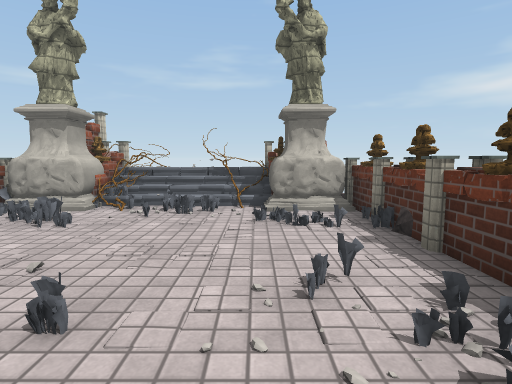
View 1 (above)

13 first-person views from a walk through a Unity game level. The camera is 1.3 m above the floor, tilts 6° down and sees 80° across. The floor is counted in squares, 1 m on a side. Each view is taken from the middle of a square. On the plan, view 1 faces up. The plan holds only what a view shows up to about 14 squares ahead; the rest is blank. The place goes on beyond the plan. Surface patterns are stand-ins for the level's own textures.

View 2
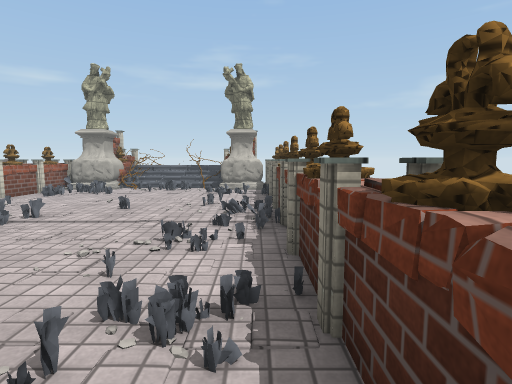

View 3
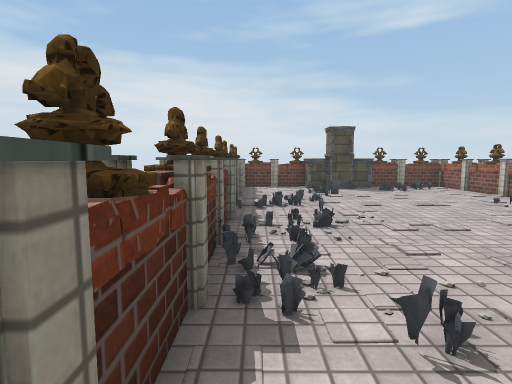

View 4
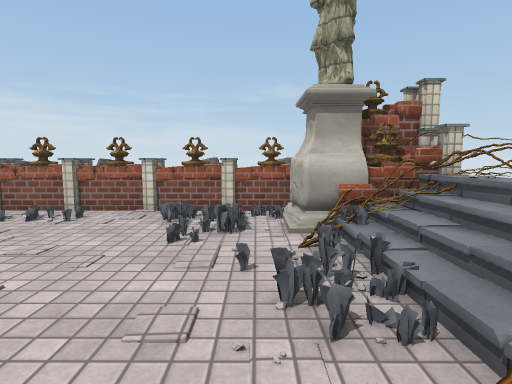

View 5
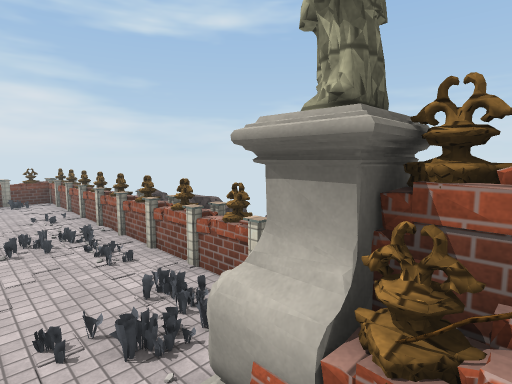

View 6
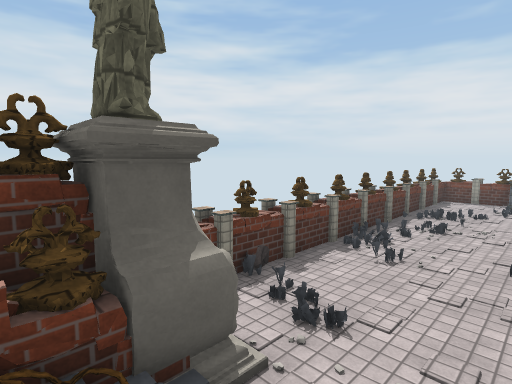

View 7
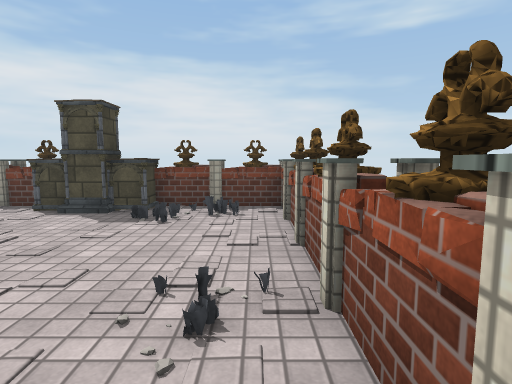

View 8
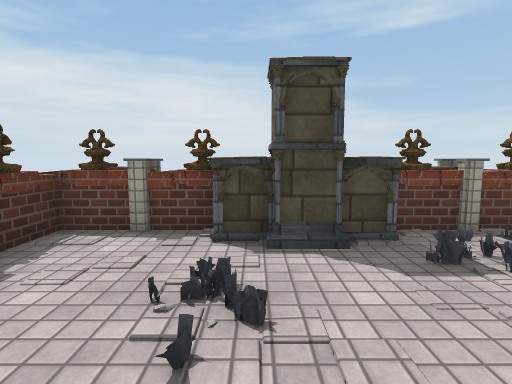

View 9
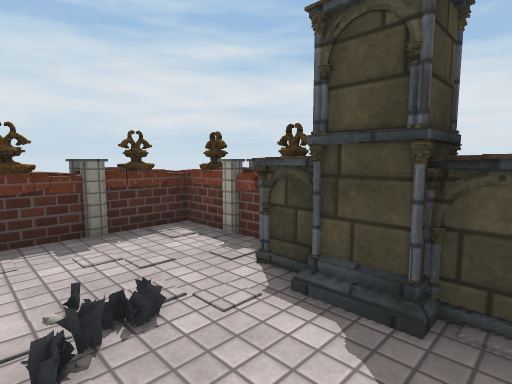

View 10
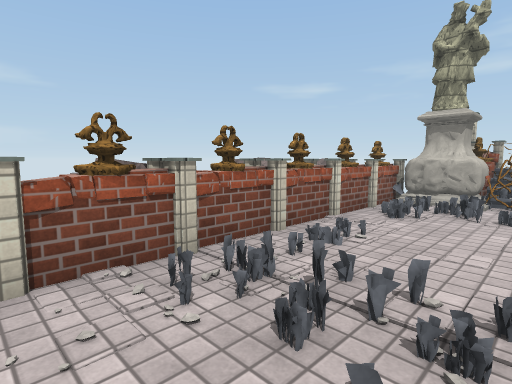

View 11
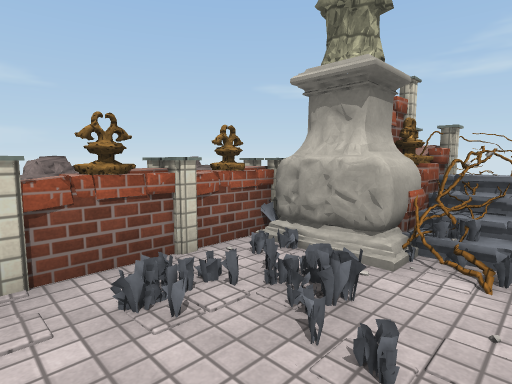

View 12
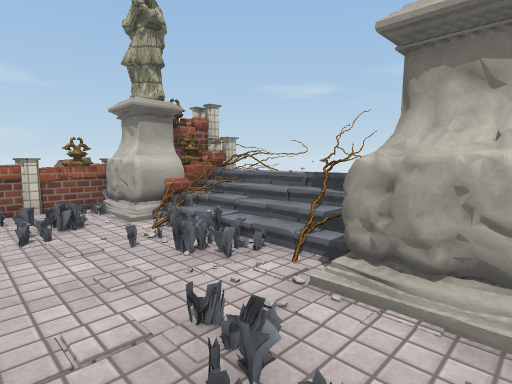

View 13
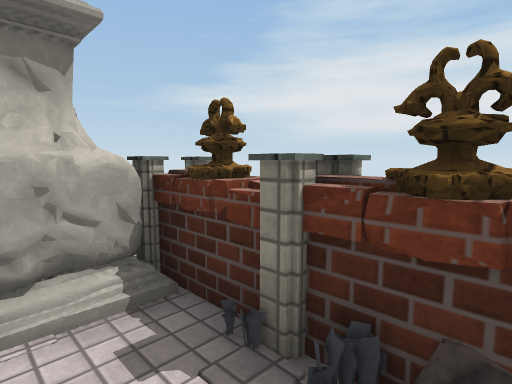

### Floor plan
Key: @ floor where view 1 was taken; # wall or solid block; . main floor; : floor 0.5 m higher than the main floor; / step, stairs or slope; ^ raised ledge; v drop or lower ground; O other object.
Columns run from 9 left of view 1 to 3 right of it. Each row starts with its distance up from view 1.
 11    v#
 10    ^^/////##
  9    ##O:///##v
  8 # O#OOOOO.O#^
  7 ^ ^OOOOO.O.O^
  6 ^ ^.OO...OOOO
  5 ^ ^OO.......^
  4   ^.........^
  3 ^^^OO.....OO^
  2  #^.O..O..OO^
  1   ^OOOO...OOO
  0  #^OOOO..@OO
 -1   ^.OO....OO^
 -2   ^.......O.^
 -3   ^O ....O.O^
 -4   ^OO....OOO^
 -5   ^......OO.^
 -6   ^.....O...^
 -7   ^..O..OO..^
 -8   ^ OOO.....^
 -9   ^ OOOOOO#.^
-10   #####O ###^

Positions as (right, up) in squares from view 1, and headings:
1: (0, 0), facing up
2: (2, -6), facing up
3: (2, 5), facing down
4: (1, 7), facing left
5: (-3, 10), facing down-left
6: (-2, 10), facing down-right
7: (-6, -1), facing down
8: (-1, -4), facing down
9: (-3, -6), facing down-right
10: (-3, -2), facing up-left
11: (-3, 4), facing up-left
12: (2, 5), facing up-left
13: (1, 5), facing up-right
